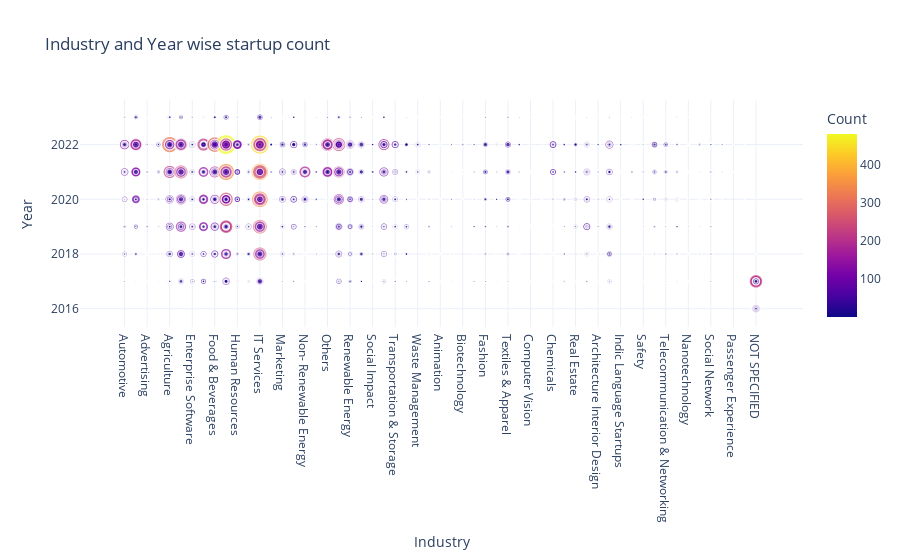

The cell this chart's notebook holds for it:
### Code cell
import plotly.express as px
fig = px.scatter(df_1,x="Industry", y="Year", size="Count", color="Count",template='plotly_white', title="Industry and Year wise startup count")
fig.show()

### Figure 1 — Plotly figure (JSON) as saved in the notebook; plotly's stock layout.template omitted (floating-point values rounded to 4 significant figures; data arrays with more than 128 entries replaced by an {"elided": "..."} marker saying what was removed)
{"data": [{"hovertemplate": "Industry=%{x}<br>Year=%{y}<br>Count=%{marker.color}<extra></extra>", "legendgroup": "", "marker": {"color": {"elided": "6682 int values"}, "coloraxis": "coloraxis", "size": {"elided": "6682 int values"}, "sizemode": "area", "sizeref": 1.202, "symbol": "circle"}, "mode": "markers", "name": "", "showlegend": false, "type": "scattergl", "x": {"elided": "6682 str values"}, "xaxis": "x", "y": {"elided": "6682 int values"}, "yaxis": "y"}], "layout": {"coloraxis": {"colorbar": {"title": {"text": "Count"}}, "colorscale": [[0, "#0d0887"], [0.1111, "#46039f"], [0.2222, "#7201a8"], [0.3333, "#9c179e"], [0.4444, "#bd3786"], [0.5556, "#d8576b"], [0.6667, "#ed7953"], [0.7778, "#fb9f3a"], [0.8889, "#fdca26"], [1, "#f0f921"]]}, "legend": {"itemsizing": "constant", "tracegroupgap": 0}, "title": {"text": "Industry and Year wise startup count"}, "xaxis": {"anchor": "y", "domain": [0, 1], "title": {"text": "Industry"}}, "yaxis": {"anchor": "x", "domain": [0, 1], "title": {"text": "Year"}}}}
